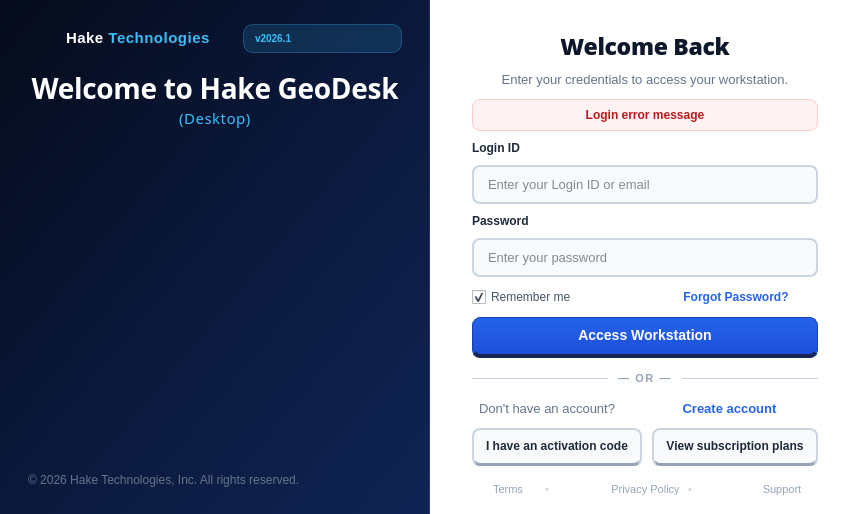
     <widget class="QWidget" name="pageWelcome">
      <layout class="QHBoxLayout" name="welcomeSplitLayout">
       <property name="spacing">
        <number>0</number>
       </property>
       <property name="leftMargin">
        <number>0</number>
       </property>
       <property name="topMargin">
        <number>0</number>
       </property>
       <property name="rightMargin">
        <number>0</number>
       </property>
       <property name="bottomMargin">
        <number>0</number>
       </property>

       <!-- LEFT HAND HERO PANEL: Cosmic Deep Navy Gradient with Animated Earth -->
       <item>
        <widget class="QFrame" name="panelWelcomeHero">
         <property name="minimumSize">
          <size>
           <width>430</width>
           <height>0</height>
          </size>
         </property>
         <property name="maximumSize">
          <size>
           <width>450</width>
           <height>16777215</height>
          </size>
         </property>
         <property name="styleSheet">
          <string notr="true">
           QFrame#panelWelcomeHero {
             background: qlineargradient(x1:0, y1:0, x2:1, y2:1, stop:0 #050b1a, stop:0.45 #0a1738, stop:1 #102454);
             border-right: 1px solid rgba(255, 255, 255, 0.1);
           }
          </string>
         </property>
         <layout class="QVBoxLayout" name="heroLayout">
          <property name="spacing">
           <number>10</number>
          </property>
          <property name="leftMargin">
           <number>28</number>
          </property>
          <property name="topMargin">
           <number>24</number>
          </property>
          <property name="rightMargin">
           <number>28</number>
          </property>
          <property name="bottomMargin">
           <number>20</number>
          </property>

          <!-- Top Brand Header (Hake Technologies) -->
          <item>
           <layout class="QHBoxLayout" name="heroBrandLayout">
            <item>
             <widget class="QLabel" name="lblHeroBrandIcon">
              <property name="minimumSize">
               <size>
                <width>28</width>
                <height>28</height>
               </size>
              </property>
              <property name="maximumSize">
               <size>
                <width>28</width>
                <height>28</height>
               </size>
              </property>
              <property name="scaledContents">
               <bool>true</bool>
              </property>
              <property name="styleSheet">
               <string notr="true">background: transparent;</string>
              </property>
              <property name="text">
               <string/>
              </property>
             </widget>
            </item>
            <item>
             <widget class="QLabel" name="lblHeroBrandName">
              <property name="font">
               <font>
                <pointsize>15</pointsize>
                <bold>true</bold>
               </font>
              </property>
              <property name="styleSheet">
               <string notr="true">font-family: -apple-system, BlinkMacSystemFont, "Segoe UI", Roboto, sans-serif; font-size: 15px; font-weight: 800; letter-spacing: 0.5px;</string>
              </property>
              <property name="text">
               <string>&lt;span style=&quot;color: #ffffff; font-weight: 800;&quot;&gt;Hake &lt;/span&gt;&lt;span style=&quot;color: #38bdf8; font-weight: 800;&quot;&gt;Technologies&lt;/span&gt;</string>
              </property>
             </widget>
            </item>
            <item>
             <spacer name="heroBrandSpacer">
              <property name="orientation">
               <enum>Qt::Horizontal</enum>
              </property>
             </spacer>
            </item>
            <item>
             <widget class="QLabel" name="lblHeroVersionBadge">
              <property name="styleSheet">
               <string notr="true">background: rgba(56, 189, 248, 0.15); color: #38bdf8; border: 1px solid rgba(56, 189, 248, 0.3); border-radius: 10px; padding: 2px 8px; font-size: 10px; font-weight: 600;</string>
              </property>
              <property name="text">
               <string>v2026.1</string>
              </property>
             </widget>
            </item>
           </layout>
          </item>

          <!-- Hero Main Title (ABOVE the globe, centered, IBM Plex Serif SemiBold 600) -->
          <item>
           <widget class="QLabel" name="lblHeroTitle">
            <property name="alignment">
             <set>Qt::AlignCenter</set>
            </property>
            <property name="font">
             <font>
              <family>IBM Plex Serif</family>
              <pointsize>28</pointsize>
              <weight>63</weight>
              <bold>true</bold>
             </font>
            </property>
            <property name="styleSheet">
             <string notr="true">color: #ffffff; font-weight: 600; font-size: 28px; line-height: 1.25; letter-spacing: -0.3px; font-family: "IBM Plex Serif", Georgia, serif; margin-top: 6px; margin-bottom: 2px;</string>
            </property>
            <property name="text">
             <string>&lt;div align=&quot;center&quot; style=&quot;font-family: 'IBM Plex Serif', Georgia, serif; font-weight: 600; font-size: 28px; color: #ffffff;&quot;&gt;Welcome to Hake GeoDesk&lt;br&gt;&lt;span style=&quot;font-family: 'Open Sans', -apple-system, sans-serif; font-weight: 400; font-size: 15px; color: #38bdf8; letter-spacing: 0.5px;&quot;&gt;(Desktop)&lt;/span&gt;&lt;/div&gt;</string>
            </property>
           </widget>
          </item>

          <!-- Vertical spacer to position the globe nicely down -->
          <item>
           <spacer name="globeTopSpacer">
            <property name="orientation">
             <enum>Qt::Vertical</enum>
            </property>
            <property name="sizeType">
             <enum>QSizePolicy::Fixed</enum>
            </property>
            <property name="sizeHint" stdset="0">
             <size>
              <width>20</width>
              <height>28</height>
             </size>
            </property>
           </spacer>
          </item>

          <!-- Animated Globe Container -->
          <item>
           <widget class="QWidget" name="globeContainer" native="true">
            <property name="minimumSize">
             <size>
              <width>230</width>
              <height>280</height>
             </size>
            </property>
            <property name="maximumSize">
             <size>
              <width>16777215</width>
              <height>340</height>
             </size>
            </property>
            <layout class="QVBoxLayout" name="globeContainerLayout">
             <property name="leftMargin">
              <number>0</number>
             </property>
             <property name="topMargin">
              <number>0</number>
             </property>
             <property name="rightMargin">
              <number>0</number>
             </property>
             <property name="bottomMargin">
              <number>0</number>
             </property>
            </layout>
           </widget>
          </item>

          <item>
           <spacer name="heroBottomSpacer">
            <property name="orientation">
             <enum>Qt::Vertical</enum>
            </property>
           </spacer>
          </item>

          <!-- Hero Bottom Copyright -->
          <item>
           <widget class="QLabel" name="lblHeroCopyright">
            <property name="styleSheet">
             <string notr="true">color: #64748b; font-size: 10.5px; font-weight: 400; font-family: 'Open Sans', -apple-system, sans-serif;</string>
            </property>
            <property name="text">
             <string>© 2026 Hake Technologies, Inc. All rights reserved.</string>
            </property>
           </widget>
          </item>
         </layout>
        </widget>
       </item>

       <!-- RIGHT HAND AUTH PANEL: Clean White Card with Login Form & Action Links -->
       <item>
        <widget class="QFrame" name="panelWelcomeAuth">
         <property name="styleSheet">
          <string notr="true">
           QFrame#panelWelcomeAuth {
             background-color: #ffffff;
           }
          </string>
         </property>
         <layout class="QVBoxLayout" name="authLayout">
          <property name="spacing">
           <number>10</number>
          </property>
          <property name="leftMargin">
           <number>42</number>
          </property>
          <property name="topMargin">
           <number>30</number>
          </property>
          <property name="rightMargin">
           <number>42</number>
          </property>
          <property name="bottomMargin">
           <number>18</number>
          </property>

          <!-- Auth Title (Centered) -->
          <item>
           <widget class="QLabel" name="lblLoginTitle">
            <property name="font">
             <font>
              <family>Open Sans</family>
              <pointsize>22</pointsize>
              <bold>true</bold>
             </font>
            </property>
            <property name="alignment">
             <set>Qt::AlignCenter</set>
            </property>
            <property name="styleSheet">
             <string notr="true">color: #0f172a; font-weight: 700; font-size: 23px; letter-spacing: -0.3px; font-family: 'Open Sans', -apple-system, sans-serif;</string>
            </property>
            <property name="text">
             <string>Welcome Back</string>
            </property>
           </widget>
          </item>

          <!-- Auth Subtitle (Centered) -->
          <item>
           <widget class="QLabel" name="lblLoginSubtitle">
            <property name="alignment">
             <set>Qt::AlignCenter</set>
            </property>
            <property name="styleSheet">
             <string notr="true">color: #64748b; font-size: 13px; font-weight: 400; font-family: 'Open Sans', -apple-system, sans-serif; margin-bottom: 2px;</string>
            </property>
            <property name="text">
             <string>Enter your credentials to access your workstation.</string>
            </property>
           </widget>
          </item>

          <!-- Error Alert (hidden by default) -->
          <item>
           <widget class="QLabel" name="lblLoginError">
            <property name="alignment">
             <set>Qt::AlignCenter</set>
            </property>
            <property name="styleSheet">
             <string notr="true">background: #fef2f2; color: #b91c1c; border: 1px solid #fecaca; border-radius: 8px; padding: 8px 12px; font-size: 11.5px; font-weight: 500;</string>
            </property>
            <property name="text">
             <string>Login error message</string>
            </property>
            <property name="visible">
             <bool>false</bool>
            </property>
            <property name="wordWrap">
             <bool>true</bool>
            </property>
           </widget>
          </item>

          <!-- Login ID Field -->
          <item>
           <widget class="QLabel" name="lblLoginEmail">
            <property name="styleSheet">
             <string notr="true">font-weight: 600; font-size: 12px; color: #1e293b; font-family: 'Open Sans', -apple-system, sans-serif;</string>
            </property>
            <property name="text">
             <string>Login ID</string>
            </property>
           </widget>
          </item>
          <item>
           <widget class="QLineEdit" name="txtLoginEmail">
            <property name="styleSheet">
             <string notr="true">background: #f8fafc; border: 1.5px solid #cbd5e1; border-radius: 8px; padding: 9px 12px; font-size: 13px; color: #0f172a; font-family: 'Open Sans', -apple-system, sans-serif;</string>
            </property>
            <property name="placeholderText">
             <string>Enter your Login ID or email</string>
            </property>
           </widget>
          </item>

          <!-- Password Field -->
          <item>
           <widget class="QLabel" name="lblLoginPassword">
            <property name="styleSheet">
             <string notr="true">font-weight: 600; font-size: 12px; color: #1e293b; font-family: 'Open Sans', -apple-system, sans-serif;</string>
            </property>
            <property name="text">
             <string>Password</string>
            </property>
           </widget>
          </item>
          <item>
           <widget class="QLineEdit" name="txtLoginPassword">
            <property name="echoMode">
             <enum>QLineEdit::Password</enum>
            </property>
            <property name="styleSheet">
             <string notr="true">background: #f8fafc; border: 1.5px solid #cbd5e1; border-radius: 8px; padding: 9px 12px; font-size: 13px; color: #0f172a; font-family: 'Open Sans', -apple-system, sans-serif;</string>
            </property>
            <property name="placeholderText">
             <string>Enter your password</string>
            </property>
           </widget>
          </item>

          <!-- Remember Me + Forgot Password Row -->
          <item>
           <layout class="QHBoxLayout" name="rememberForgotLayout">
            <item>
             <widget class="QCheckBox" name="chkRememberMe">
              <property name="styleSheet">
               <string notr="true">color: #475569; font-size: 12px; font-family: 'Open Sans', -apple-system, sans-serif;</string>
              </property>
              <property name="text">
               <string>Remember me</string>
              </property>
              <property name="checked">
               <bool>true</bool>
              </property>
             </widget>
            </item>
            <item>
             <spacer name="rememberSpacer">
              <property name="orientation">
               <enum>Qt::Horizontal</enum>
              </property>
             </spacer>
            </item>
            <item>
             <widget class="QPushButton" name="btnForgotPassword">
              <property name="cursor">
               <cursorShape>PointingHandCursor</cursorShape>
              </property>
              <property name="styleSheet">
               <string notr="true">background: transparent; color: #2563eb; font-weight: 600; font-size: 12px; border: none; padding: 2px; font-family: 'Open Sans', -apple-system, sans-serif;</string>
              </property>
              <property name="text">
               <string>Forgot Password?</string>
              </property>
             </widget>
            </item>
           </layout>
          </item>

          <!-- Primary Sign In Button (3D tactile styling) -->
          <item>
           <widget class="QPushButton" name="btnSubmitLogin">
            <property name="cursor">
             <cursorShape>PointingHandCursor</cursorShape>
            </property>
            <property name="styleSheet">
             <string notr="true">
              QPushButton#btnSubmitLogin {
                background: qlineargradient(x1:0, y1:0, x2:0, y2:1, stop:0 #2563eb, stop:1 #1d4ed8);
                color: #ffffff;
                font-family: 'Open Sans', -apple-system, sans-serif;
                font-weight: 700;
                font-size: 14px;
                border-radius: 8px;
                border: 1px solid #1e40af;
                border-bottom: 3.5px solid #172554;
                padding: 9px 18px 11px 18px;
              }
              QPushButton#btnSubmitLogin:hover {
                background: qlineargradient(x1:0, y1:0, x2:0, y2:1, stop:0 #3b82f6, stop:1 #2563eb);
                border-bottom: 3.5px solid #1e3a8a;
              }
              QPushButton#btnSubmitLogin:pressed {
                background: #1d4ed8;
                border-bottom: 1px solid #172554;
                padding-top: 12px;
                padding-bottom: 8px;
              }
             </string>
            </property>
            <property name="text">
             <string>Access Workstation</string>
            </property>
           </widget>
          </item>

          <!-- Divider: Centered OR with Equal Symmetrical Hairline Dividers -->
          <item>
           <layout class="QHBoxLayout" name="orDividerLayout">
            <property name="spacing"><number>10</number></property>
            <property name="topMargin"><number>4</number></property>
            <property name="bottomMargin"><number>4</number></property>
            <item>
             <widget class="QFrame" name="lineLeft">
              <property name="sizePolicy">
               <sizepolicy hsizetype="Expanding" vsizetype="Fixed">
                <horstretch>1</horstretch>
                <verstretch>0</verstretch>
               </sizepolicy>
              </property>
              <property name="frameShape"><enum>QFrame::HLine</enum></property>
              <property name="styleSheet"><string notr="true">background-color: #cbd5e1; max-height: 1px; min-height: 1px; border: none;</string></property>
             </widget>
            </item>
            <item>
             <widget class="QLabel" name="lblOrText">
              <property name="alignment">
               <set>Qt::AlignCenter</set>
              </property>
              <property name="styleSheet"><string notr="true">color: #94a3b8; font-size: 11px; font-weight: 600; letter-spacing: 1.5px; font-family: 'Open Sans', -apple-system, sans-serif;</string></property>
              <property name="text"><string>— OR —</string></property>
             </widget>
            </item>
            <item>
             <widget class="QFrame" name="lineRight">
              <property name="sizePolicy">
               <sizepolicy hsizetype="Expanding" vsizetype="Fixed">
                <horstretch>1</horstretch>
                <verstretch>0</verstretch>
               </sizepolicy>
              </property>
              <property name="frameShape"><enum>QFrame::HLine</enum></property>
              <property name="styleSheet"><string notr="true">background-color: #cbd5e1; max-height: 1px; min-height: 1px; border: none;</string></property>
             </widget>
            </item>
           </layout>
          </item>

          <!-- "Don't have an account? Create account" (Centered Row) -->
          <item>
           <layout class="QHBoxLayout" name="createAccountRow">
            <property name="spacing">
             <number>5</number>
            </property>
            <item>
             <spacer name="createAccountLeftSpacer">
              <property name="orientation"><enum>Qt::Horizontal</enum></property>
             </spacer>
            </item>
            <item>
             <widget class="QLabel" name="lblNoAccountPrompt">
              <property name="styleSheet">
               <string notr="true">color: #64748b; font-size: 13px; font-family: 'Open Sans', -apple-system, sans-serif;</string>
              </property>
              <property name="text">
               <string>Don't have an account?</string>
              </property>
             </widget>
            </item>
            <item>
             <widget class="QPushButton" name="btnLoginGoSignUp">
              <property name="cursor">
               <cursorShape>PointingHandCursor</cursorShape>
              </property>
              <property name="styleSheet">
               <string notr="true">background: transparent; color: #2563eb; font-weight: 700; font-size: 13px; border: none; padding: 2px; font-family: 'Open Sans', -apple-system, sans-serif;</string>
              </property>
              <property name="text">
               <string>Create account</string>
              </property>
             </widget>
            </item>
            <item>
             <spacer name="createAccountRightSpacer">
              <property name="orientation"><enum>Qt::Horizontal</enum></property>
             </spacer>
            </item>
           </layout>
          </item>

          <!-- Actions Row: "I have an activation code" + "View subscription plans" -->
          <item>
           <layout class="QHBoxLayout" name="actionShortcutsLayout">
            <property name="spacing">
             <number>10</number>
            </property>
            <item>
             <widget class="QPushButton" name="btnGoActivate">
              <property name="cursor">
               <cursorShape>PointingHandCursor</cursorShape>
              </property>
              <property name="styleSheet">
               <string notr="true">
                QPushButton#btnGoActivate {
                  background-color: #f8fafc;
                  color: #1e293b;
                  font-family: 'Open Sans', -apple-system, sans-serif;
                  border: 1.5px solid #cbd5e1;
                  border-bottom: 2.5px solid #94a3b8;
                  border-radius: 8px;
                  padding: 9px 12px 10px 12px;
                  font-size: 11.5px;
                  font-weight: 600;
                }
                QPushButton#btnGoActivate:hover {
                  background-color: #f1f5f9;
                  border-color: #94a3b8;
                  border-bottom: 2.5px solid #64748b;
                }
                QPushButton#btnGoActivate:pressed {
                  background-color: #e2e8f0;
                  border-bottom: 1px solid #94a3b8;
                  padding-top: 11px;
                  padding-bottom: 8px;
                }
               </string>
              </property>
              <property name="text">
               <string>I have an activation code</string>
              </property>
             </widget>
            </item>
            <item>
             <widget class="QPushButton" name="btnGoPricing">
              <property name="cursor">
               <cursorShape>PointingHandCursor</cursorShape>
              </property>
              <property name="styleSheet">
               <string notr="true">
                QPushButton#btnGoPricing {
                  background-color: #f8fafc;
                  color: #1e293b;
                  font-family: 'Open Sans', -apple-system, sans-serif;
                  border: 1.5px solid #cbd5e1;
                  border-bottom: 2.5px solid #94a3b8;
                  border-radius: 8px;
                  padding: 9px 12px 10px 12px;
                  font-size: 11.5px;
                  font-weight: 600;
                }
                QPushButton#btnGoPricing:hover {
                  background-color: #f1f5f9;
                  border-color: #94a3b8;
                  border-bottom: 2.5px solid #64748b;
                }
                QPushButton#btnGoPricing:pressed {
                  background-color: #e2e8f0;
                  border-bottom: 1px solid #94a3b8;
                  padding-top: 11px;
                  padding-bottom: 8px;
                }
               </string>
              </property>
              <property name="text">
               <string>View subscription plans</string>
              </property>
             </widget>
            </item>
           </layout>
          </item>

          <item>
           <spacer name="authBottomSpacer">
            <property name="orientation">
             <enum>Qt::Vertical</enum>
            </property>
           </spacer>
          </item>

          <!-- Footer Links: Terms, Privacy, Support (Centered) -->
          <item>
           <layout class="QHBoxLayout" name="footerNavLayout">
            <property name="spacing">
             <number>8</number>
            </property>
            <item>
             <spacer name="footerLeftSpacer"><property name="orientation"><enum>Qt::Horizontal</enum></property></spacer>
            </item>
            <item>
             <widget class="QPushButton" name="btnTerms">
              <property name="cursor"><cursorShape>PointingHandCursor</cursorShape></property>
              <property name="styleSheet"><string notr="true">background: transparent; color: #94a3b8; font-size: 11px; font-family: 'Open Sans', -apple-system, sans-serif; border: none; padding: 0;</string></property>
              <property name="text"><string>Terms</string></property>
             </widget>
            </item>
            <item>
             <widget class="QLabel" name="lblDot1">
              <property name="styleSheet"><string notr="true">color: #cbd5e1; font-size: 11px;</string></property>
              <property name="text"><string>•</string></property>
             </widget>
            </item>
            <item>
             <widget class="QPushButton" name="btnPrivacy">
              <property name="cursor"><cursorShape>PointingHandCursor</cursorShape></property>
              <property name="styleSheet"><string notr="true">background: transparent; color: #94a3b8; font-size: 11px; font-family: 'Open Sans', -apple-system, sans-serif; border: none; padding: 0;</string></property>
              <property name="text"><string>Privacy Policy</string></property>
             </widget>
            </item>
            <item>
             <widget class="QLabel" name="lblDot2">
              <property name="styleSheet"><string notr="true">color: #cbd5e1; font-size: 11px;</string></property>
              <property name="text"><string>•</string></property>
             </widget>
            </item>
            <item>
             <widget class="QPushButton" name="btnSupport">
              <property name="cursor"><cursorShape>PointingHandCursor</cursorShape></property>
              <property name="styleSheet"><string notr="true">background: transparent; color: #94a3b8; font-size: 11px; font-family: 'Open Sans', -apple-system, sans-serif; border: none; padding: 0;</string></property>
              <property name="text"><string>Support</string></property>
             </widget>
            </item>
            <item>
             <spacer name="footerRightSpacer"><property name="orientation"><enum>Qt::Horizontal</enum></property></spacer>
            </item>
           </layout>
          </item>
         </layout>
        </widget>
       </item>
      </layout>
     </widget>
